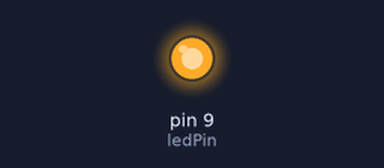
Bench run of a sketch on a simulated Arduino Uno, built with avr-gcc and run on an emulated ATmega328P. Parts: output pins drawn as LEDs (lit = HIGH).

Above: at 0.12 s.
At 11.3 s:
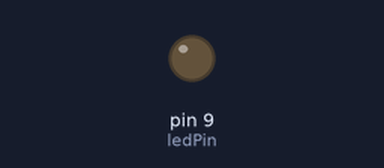
Timing chart, 0 to 16.9 s (numbered marks = the images above):
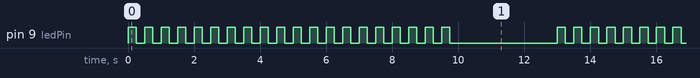

The sketch:

sketch_04_04.ino
```cpp
// sketch 04-04
int ledPin = 9;
int delayPeriod = 250;

void setup()
{
  pinMode(ledPin, OUTPUT);
}

void loop()
{
  static int count = 0;
  digitalWrite(ledPin, HIGH);
  delay(delayPeriod);
  digitalWrite(ledPin, LOW);
  delay(delayPeriod);
  count ++;
  if (count == 20)
  {
    count = 0;
    delay(3000);
  }
}
```

Measured:
- by itself, pin 9 (ledPin): repeats every 13.0 s: HIGH 0.25 s, LOW 3.3 s, 19 × (HIGH 0.25 s, LOW 0.25 s)
- by itself, everything shown: repeats every 13.0 s, in 40 steps
